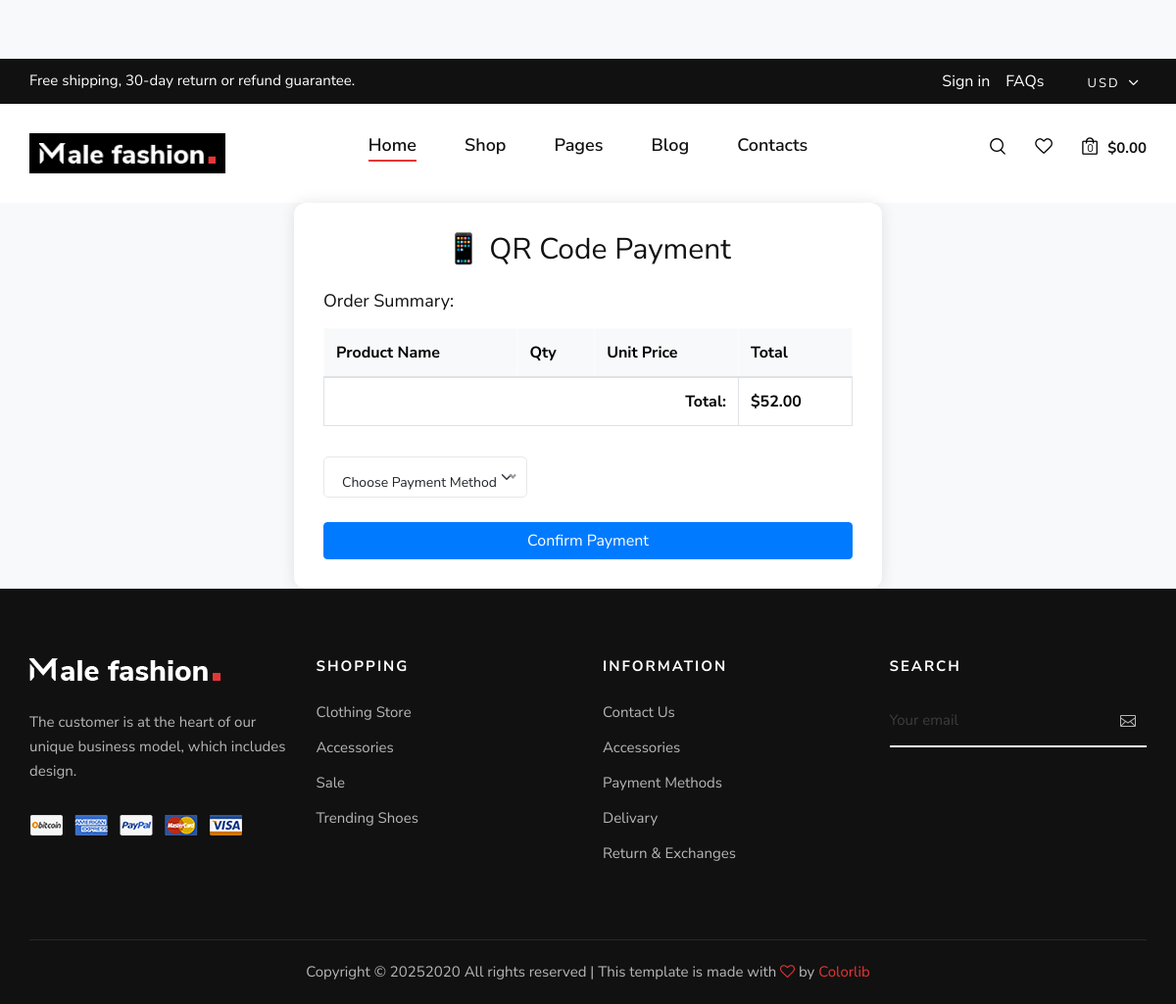
Page /order/5/qr-instructions/ on the committed database.
### accounts/models.py (models this page shows, shortened)
class Logo(models.Model):
    logo = models.ImageField(upload_to='logos/', default='logos/default_logo.png')

class Order(models.Model):
    first_name = models.CharField(max_length=50)
    last_name = models.CharField(max_length=50)
    phone = models.CharField(max_length=20)
    address = RichTextField(verbose_name="Shipping Address", blank=True, null=True)
    email = models.EmailField()
    payment_method = models.CharField(max_length=20)
    total = models.DecimalField(max_digits=10, decimal_places=2)
    created_at = models.DateTimeField(auto_now_add=True)
    qr_method = models.ForeignKey('QRPaymentMethod', null=True, blank=True, on_delete=models.SET_NULL)

class FooterWidget(models.Model):
    title = models.CharField(max_length=100)  # ex: "Shopping", "Newsletter"
    widget_type = models.CharField(
        max_length=50,
        choices=[('link_list', 'Link List'), ('newsletter', 'Newsletter')],
        default='link_list'
    )

class FooterLink(models.Model):
    widget = models.ForeignKey(FooterWidget, on_delete=models.CASCADE, related_name='links')
    label = models.CharField(max_length=100)  # ex: "Clothing Store"
    url = models.URLField(default="#")        # ex: "/clothing/"

### accounts/views.py (the view)
# urls.py: path('order/<int:order_id>/qr-instructions/', views.qr_payment_instructions, name='qr_payment_instructions'),
def qr_payment_instructions(request, order_id):
    TDlogo = Logo.objects.all()
    footer_widgets = FooterWidget.objects.all()
    order = get_object_or_404(Order, id=order_id)
    qr_methods = QRPaymentMethod.objects.all()
    context={
        'order': order,
        'qr_methods': qr_methods,
        'logos': TDlogo,
        'footer_widgets': footer_widgets,
    }
    return render(request, 'Orders/qr_payment_instructions.html',context)

### accounts/templates/Orders/qr_payment_instructions.html (shortened to what this page needs)
{% load static %}
<!DOCTYPE html>
<html lang="en">
<head>
    <link href="https://cdn.jsdelivr.net/npm/bootstrap@5.3.3/dist/css/bootstrap.min.css" rel="stylesheet">
    {% include 'accounts/Header.html' %}
</head>
<body>
    {% include 'accounts/HeaderSectionBegin.html' %}
    <div class="container">
        <div class="qr-card">
            <h3 class="text-center mb-4">📱 QR Code Payment</h3>
            <h5 class="mb-3">Order Summary:</h5>
            <table class="table table-bordered">
                <thead class="table-light">
                    <tr>
                        <th>Product Name</th>
                        <th>Qty</th>
                        <th>Unit Price</th>
                        <th>Total</th>
                    </tr>
                </thead>
                <tfoot>
                    <tr>
                        <th colspan="3" class="text-end">Total:</th>
                        <th>${{ order.total }}</th>
                    </tr>
                </tfoot>
            </table>
            <form method="post" action="{% url 'submit_qr_payment' order.id %}">
                <button type="submit" class="btn btn-primary">Confirm Payment</button>
            </form>
        </div>
    </div>
    {% include 'accounts/FooterSectionBegin.html' %}
</body>
</html>

### accounts/templates/accounts/HeaderSectionBegin.html (shortened to what this page needs)
{% load static %}
<header class="header">
    <div class="header__top">
        <div class="container">
            <div class="row">
                <div class="col-lg-6 col-md-7">
                    <div class="header__top__left">
                        <p>Free shipping, 30-day return or refund guarantee.</p>
                    </div>
                </div>
                <div class="col-lg-6 col-md-5 d-flex justify-content-end">
                    <div class="header__top__right d-flex align-items-center gap-4">
                        <div class="offcanvas__links d-flex gap-3" id="userLinks" style="display: none; gap: 10px; margin-right: 20px; color: white;">
                             <a style="color: white;" href="/register/">Sign in</a>
                            <a style="color: white;" href="#">FAQs</a>
                        </div>
                        <div class="header__top__hover">
                            <span>USD <i class="arrow_carrot-down"></i></span>
                        </div>
                    </div>
                </div>
            </div>
        </div>
    </div>
    <div class="container">
        <div class="row">
            <div class="col-lg-3 col-md-3">
                <div class="header__logo">
                    {% for logo in logos %}
                    <a href="/">
                        <img src="{{ logo.logo.url }}" alt="Logo"
                            style="width: 200px; height: auto; background-color: black; padding:10px;">
                    </a>
                    {% endfor %}
                </div>
            </div>
            <div class="col-lg-6 col-md-6">
                <nav class="header__menu mobile-menu">
                    <ul>
                        <li class="active" style="font-style: bold;"><a href="/">Home</a></li>
                        <li><a href="{% url 'shoppage' %}">Shop</a></li>
                        <li><a href="#">Pages</a>
                        </li>
                        <li><a href="{% url 'blogpage' %}">Blog</a></li>
                        <li><a href="{% url 'contactpage' %}">Contacts</a></li>
                    </ul>
                </nav>
            </div>
            <div class="col-lg-3 col-md-3">
                <div class="header__nav__option">
                    <a href="#" class="search-switch"><img src="{% static 'img/icon/search.png' %}" alt=""></a>
                    <a href="#"><img src="{% static 'img/icon/heart.png' %}" alt=""></a>
                    <a href="#"><img src="{% static 'img/icon/cart.png' %}" alt=""> <span>0</span></a>
                    <div class="price">$0.00</div>
                </div>
            </div>
        </div>
    </div>
</header>

### accounts/templates/accounts/FooterSectionBegin.html (shortened to what this page needs)
{% load static %}
<footer class="footer">
    <div class="container">
        <div class="row">
            <div class="col-lg-3 col-md-6 col-sm-6">
                <div class="footer__about">
                    <div class="footer__logo">
                        <a href="#"><img src="{% static 'img/footer-logo.png' %}" alt=""></a>
                    </div>
                    <p>The customer is at the heart of our unique business model, which includes design.</p>
                    <a href="#"><img src="{% static 'img/payment.png' %}" alt=""></a>
                </div>
            </div>
            {% for widget in footer_widgets %}
            <div class="col-lg-3 col-md-6">
                <div class="footer__widget">
                    <h6>{{ widget.title }}</h6>
                    {% if widget.widget_type == 'link_list' %}
                    <ul>
                        {% for link in widget.links.all %}
                        <li><a href="{{ link.url }}">{{ link.label }}</a></li>
                        {% endfor %}
                    </ul>
                    {% elif widget.widget_type == 'newsletter' %}
                    <div class="footer__newslatter">
                        <form action="#">
                            <input type="text" placeholder="Your email" style="color: white;">
                            <button type="submit"><span class="icon_mail_alt"></span></button>
                        </form>
                    </div>
                    {% endif %}
                </div>
            </div>
            {% endfor %}
        </div>
        <div class="row">
            <div class="col-lg-12 text-center">
                <div class="footer__copyright__text">
                    <p>Copyright ©
                        2020
                        All rights reserved | This template is made with <i class="fa fa-heart-o"
                            aria-hidden="true"></i> by <a href="https://colorlib.com" target="_blank">Colorlib</a>
                    </p>
                </div>
            </div>
        </div>
    </div>
</footer>

### static/css/style.css (style rules this page uses)
html, body { height: 100%; font-family: "Nunito Sans", sans-serif; -webkit-font-smoothing: antialiased; }
h1, h2, h3, h4, h5, h6 { margin: 0; color: #111111; font-weight: 400; font-family: "Nunito Sans", sans-serif; }
h3 { font-size: 30px; }
h5 { font-size: 18px; }
h6 { font-size: 16px; }
p { font-size: 15px; font-family: "Nunito Sans", sans-serif; color: #3d3d3d; font-weight: 400; line-height: 25px; margin: 0 0 15px 0; }
img { max-width: 100%; }
ul, ol { padding: 0; margin: 0; }
.header { background: #ffffff; }
.header__top { background: #111111; padding: 10px 0; }
.header__top__left p { color: #ffffff; margin-bottom: 0; }
.header__top__right { text-align: right; }
.header__top__hover { display: inline-block; position: relative; }
.header__top__hover span { color: #ffffff; font-size: 13px; text-transform: uppercase; letter-spacing: 2px; display: inline-block; cursor: pointer; }
.header__top__hover span i { font-size: 20px; position: relative; top: 3px; right: 2px; }
.header__logo { padding: 30px 0; }
.header__logo a { display: inline-block; }
.header__menu { text-align: center; padding: 26px 0 25px; }
.header__menu ul li { list-style: none; display: inline-block; margin-right: 45px; position: relative; }
.header__menu ul li.active a:after { -webkit-transform: scale(1); -ms-transform: scale(1); transform: scale(1); }
.header__menu ul li:last-child { margin-right: 0; }
.header__menu ul li a { font-size: 18px; color: #111111; display: block; font-weight: 600; position: relative; padding: 3px 0; }
.header__menu ul li a:after { position: absolute; left: 0; bottom: 0; width: 100%; height: 2px; background: #e53637; content: ""; -webkit-transition: all, 0.5s; -o-transition: all, 0.5s; transition: all, 0.5s; -webkit-transform: scale(0); -ms-transform: scale(0); transform: scale(0); }
.header__nav__option { text-align: right; padding: 30px 0; }
.header__nav__option a { display: inline-block; margin-right: 26px; position: relative; }
.header__nav__option a span { color: #0d0d0d; font-size: 11px; position: absolute; left: 5px; top: 8px; }
.header__nav__option .price { font-size: 15px; color: #111111; font-weight: 700; display: inline-block; margin-left: -20px; position: relative; top: 3px; }
.footer { background: #111111; padding-top: 70px; }
.footer__about { margin-bottom: 30px; }
.footer__about .footer__logo { margin-bottom: 30px; }
.footer__about .footer__logo a { display: inline-block; }
.footer__about p { color: #b7b7b7; margin-bottom: 30px; }
.footer__widget { margin-bottom: 30px; }
.footer__widget h6 { color: #ffffff; font-size: 15px; font-weight: 700; text-transform: uppercase; letter-spacing: 2px; margin-bottom: 20px; }
.footer__widget ul li { line-height: 36px; list-style: none; }
.footer__widget ul li a { color: #b7b7b7; font-size: 15px; }
.footer__widget .footer__newslatter form { position: relative; }
.footer__widget .footer__newslatter form input { width: 100%; font-size: 15px; color: #3d3d3d; background: transparent; border: none; padding: 15px 0; border-bottom: 2px solid #ffffff; }
.footer__widget .footer__newslatter form input::placeholder { color: #3d3d3d; }
.footer__widget .footer__newslatter form button { color: #b7b7b7; font-size: 16px; position: absolute; right: 5px; top: 0; height: 100%; background: transparent; border: none; }
.footer__copyright__text { border-top: 1px solid rgba(255, 255, 255, 0.1); padding: 20px 0; margin-top: 40px; }
.footer__copyright__text p { color: #b7b7b7; margin-bottom: 0; }
.footer__copyright__text p i { color: #e53637; }
.footer__copyright__text p a { color: #e53637; }
@media only screen and (min-width: 1200px) { .container { max-width: 1170px; } }

### accounts/templates/Orders/qr_payment_instructions.html (style rules this page uses)
body { background-color: #f8f9fa; padding-top: 60px; }
.qr-card { max-width: 600px; margin: auto; background: #fff; border-radius: 12px; padding: 30px; box-shadow: 0 0 15px rgba(0, 0, 0, 0.1); }
.btn-primary { margin-top: 25px; width: 100%; }

### rows in the picture
Logo: logo (picture)
Order: total "52.00"
FooterWidget: title "SHOPPING"
FooterLink: label "Clothing Store"
FooterLink: label "Accessories"
FooterLink: label "Sale"
FooterLink: label "Trending Shoes"
FooterWidget: title "INFORMATION"
FooterLink: label "Contact Us"
FooterLink: label "Accessories"
FooterLink: label "Payment Methods"
FooterLink: label "Delivary"
FooterLink: label "Return & Exchanges"
FooterWidget: title "SEARCH"
